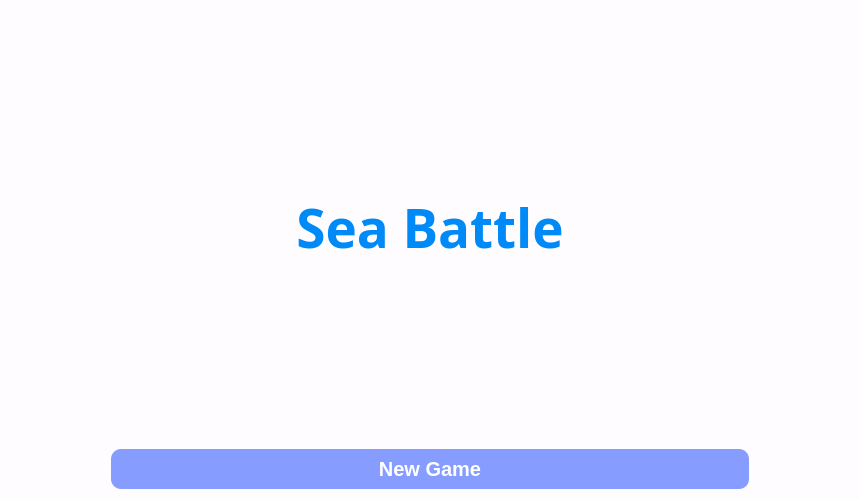
<?xml version="1.0" encoding="UTF-8"?>
<ui version="4.0">
 <class>StartPage</class>
 <widget class="QWidget" name="StartPage">
  <property name="geometry">
   <rect>
    <x>0</x>
    <y>0</y>
    <width>860</width>
    <height>500</height>
   </rect>
  </property>
  <property name="windowTitle">
   <string>Form</string>
  </property>
  <property name="styleSheet">
   <string notr="true">background: #fffcff;</string>
  </property>
  <layout class="QVBoxLayout" name="verticalLayout">
   <item>
    <widget class="QLabel" name="label">
     <property name="font">
      <font>
       <family>Algerian</family>
       <pointsize>40</pointsize>
       <bold>true</bold>
      </font>
     </property>
     <property name="styleSheet">
      <string notr="true">color: #008af8;</string>
     </property>
     <property name="text">
      <string>Sea Battle</string>
     </property>
     <property name="alignment">
      <set>Qt::AlignCenter</set>
     </property>
    </widget>
   </item>
   <item>
    <widget class="QPushButton" name="pushButton">
     <property name="styleSheet">
      <string notr="true">
	height: 40px;
	width: 100px;
	background: #869cff;
	border-radius: 10px;
	margin: 0 100px;
	font-size: 20px;
	color: white;
	font-weight: bold;</string>
     </property>
     <property name="text">
      <string>New Game</string>
     </property>
    </widget>
   </item>
  </layout>
 </widget>
 <resources/>
 <connections/>
</ui>
